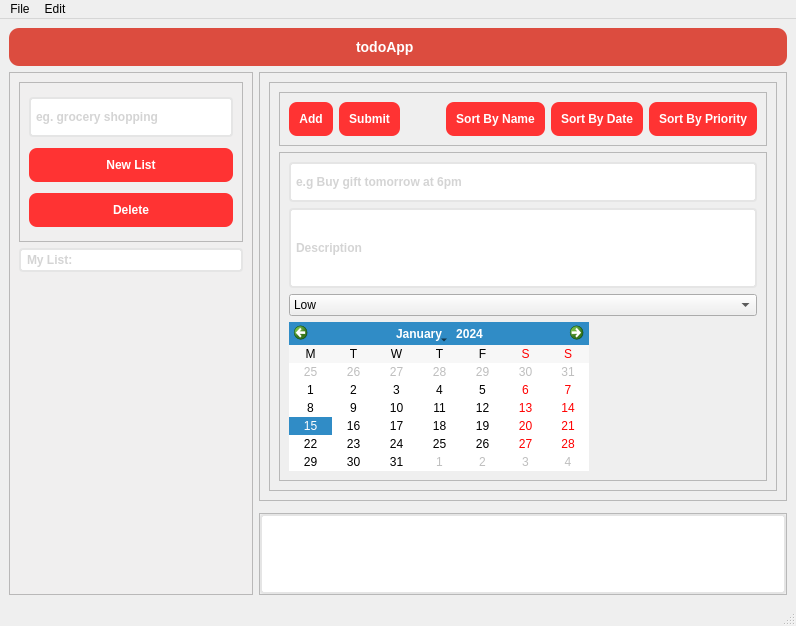
<?xml version="1.0" encoding="UTF-8"?>
<ui version="4.0">
 <class>MainWindow</class>
 <widget class="QMainWindow" name="MainWindow">
  <property name="geometry">
   <rect>
    <x>0</x>
    <y>0</y>
    <width>796</width>
    <height>626</height>
   </rect>
  </property>
  <property name="minimumSize">
   <size>
    <width>0</width>
    <height>40</height>
   </size>
  </property>
  <property name="windowTitle">
   <string>MainWindow</string>
  </property>
  <widget class="QWidget" name="centralwidget">
   <property name="styleSheet">
    <string notr="true"/>
   </property>
   <layout class="QGridLayout" name="gridLayout">
    <item row="1" column="1">
     <widget class="QFrame" name="contentFrame">
      <property name="styleSheet">
       <string notr="true"/>
      </property>
      <property name="frameShape">
       <enum>QFrame::StyledPanel</enum>
      </property>
      <property name="frameShadow">
       <enum>QFrame::Raised</enum>
      </property>
      <layout class="QVBoxLayout" name="verticalLayout_2">
       <item>
        <widget class="QFrame" name="addToDoList">
         <property name="frameShape">
          <enum>QFrame::StyledPanel</enum>
         </property>
         <property name="frameShadow">
          <enum>QFrame::Raised</enum>
         </property>
         <layout class="QVBoxLayout" name="verticalLayout_7">
          <item>
           <widget class="QFrame" name="addRight">
            <property name="styleSheet">
             <string notr="true">QPushButton
{
	background-color: #ff3333;
	color: #fff;
	font-size: 12px;
	font-weight: bold;
	border-radius: 8px;
	padding: 10px;
}

QPushButton::disabled
{
	background-color: #5c5c5c;

}


QPushButton::pressed
{
	background-color: #ff4747;

}

QPushButton::hover
{
	background-color: #8E8E8E;

}</string>
            </property>
            <property name="frameShape">
             <enum>QFrame::StyledPanel</enum>
            </property>
            <property name="frameShadow">
             <enum>QFrame::Raised</enum>
            </property>
            <layout class="QHBoxLayout" name="horizontalLayout_2">
             <item>
              <widget class="QPushButton" name="addNewBtn">
               <property name="styleSheet">
                <string notr="true">QPushButton
{
	background-color: #ff3333;
	color: #fff;
	font-size: 12px;
	font-weight: bold;
	border-radius: 8px;
	padding: 10px;
}

QPushButton::disabled
{
	background-color: #5c5c5c;

}


QPushButton::pressed
{
	background-color: #ff4747;

}

QPushButton::hover
{
	background-color: #8E8E8E;

}</string>
               </property>
               <property name="text">
                <string>Add</string>
               </property>
              </widget>
             </item>
             <item>
              <widget class="QPushButton" name="pushButton">
               <property name="text">
                <string>Submit</string>
               </property>
              </widget>
             </item>
             <item>
              <spacer name="horizontalSpacer_3">
               <property name="orientation">
                <enum>Qt::Horizontal</enum>
               </property>
               <property name="sizeHint" stdset="0">
                <size>
                 <width>40</width>
                 <height>20</height>
                </size>
               </property>
              </spacer>
             </item>
             <item>
              <widget class="QPushButton" name="pushButton_3">
               <property name="text">
                <string>Sort By Name</string>
               </property>
              </widget>
             </item>
             <item>
              <widget class="QPushButton" name="pushButton_2">
               <property name="text">
                <string>Sort By Date</string>
               </property>
              </widget>
             </item>
             <item>
              <widget class="QPushButton" name="prirSortButton">
               <property name="text">
                <string>Sort By Priority</string>
               </property>
              </widget>
             </item>
            </layout>
           </widget>
          </item>
          <item>
           <widget class="QFrame" name="addLeft">
            <property name="styleSheet">
             <string notr="true"/>
            </property>
            <property name="frameShape">
             <enum>QFrame::StyledPanel</enum>
            </property>
            <property name="frameShadow">
             <enum>QFrame::Raised</enum>
            </property>
            <layout class="QVBoxLayout" name="verticalLayout_3">
             <item>
              <widget class="QLineEdit" name="newTaskLineEdit">
               <property name="minimumSize">
                <size>
                 <width>0</width>
                 <height>40</height>
                </size>
               </property>
               <property name="styleSheet">
                <string notr="true">/*-----QLineEdit-----*/
QLineEdit
{
	background-color: #FFFFFF;
	color: #D4D4D4;
	font-weight: bold;
	border: solid;
	border-width: 2px;
	border-radius: 4px;
	border-color: #E5E5E5;
	padding: 3px;

}</string>
               </property>
               <property name="text">
                <string>e.g Buy gift tomorrow at 6pm</string>
               </property>
              </widget>
             </item>
             <item>
              <widget class="QLineEdit" name="newTaskDesLineEdit">
               <property name="minimumSize">
                <size>
                 <width>0</width>
                 <height>80</height>
                </size>
               </property>
               <property name="styleSheet">
                <string notr="true">/*-----QLineEdit-----*/
QLineEdit
{
	background-color: #FFFFFF;
	color: #D4D4D4;
	font-weight: bold;
	border: solid;
	border-width: 2px;
	border-radius: 4px;
	border-color: #E5E5E5;
	padding: 3px;

}</string>
               </property>
               <property name="text">
                <string>Description</string>
               </property>
              </widget>
             </item>
             <item>
              <widget class="QComboBox" name="comboBox">
               <item>
                <property name="text">
                 <string>Low</string>
                </property>
               </item>
               <item>
                <property name="text">
                 <string>Medium</string>
                </property>
               </item>
               <item>
                <property name="text">
                 <string>High</string>
                </property>
               </item>
              </widget>
             </item>
             <item>
              <widget class="QCalendarWidget" name="calendarWidget">
               <property name="maximumSize">
                <size>
                 <width>300</width>
                 <height>180</height>
                </size>
               </property>
               <property name="styleSheet">
                <string notr="true"/>
               </property>
               <property name="gridVisible">
                <bool>false</bool>
               </property>
               <property name="horizontalHeaderFormat">
                <enum>QCalendarWidget::SingleLetterDayNames</enum>
               </property>
               <property name="verticalHeaderFormat">
                <enum>QCalendarWidget::NoVerticalHeader</enum>
               </property>
               <property name="navigationBarVisible">
                <bool>true</bool>
               </property>
               <property name="dateEditEnabled">
                <bool>true</bool>
               </property>
              </widget>
             </item>
            </layout>
           </widget>
          </item>
         </layout>
        </widget>
       </item>
      </layout>
     </widget>
    </item>
    <item row="0" column="0" colspan="2">
     <widget class="QFrame" name="titleBarFrame">
      <property name="sizePolicy">
       <sizepolicy hsizetype="Preferred" vsizetype="Preferred">
        <horstretch>0</horstretch>
        <verstretch>0</verstretch>
       </sizepolicy>
      </property>
      <property name="styleSheet">
       <string notr="true">QFrame 
{
	background-color: #DC4C3F;
	color: #FFFFFF;
	border-radius: 10px;
}</string>
      </property>
      <property name="frameShape">
       <enum>QFrame::StyledPanel</enum>
      </property>
      <property name="frameShadow">
       <enum>QFrame::Raised</enum>
      </property>
      <layout class="QHBoxLayout" name="horizontalLayout">
       <item>
        <spacer name="horizontalSpacer_2">
         <property name="orientation">
          <enum>Qt::Horizontal</enum>
         </property>
         <property name="sizeHint" stdset="0">
          <size>
           <width>40</width>
           <height>20</height>
          </size>
         </property>
        </spacer>
       </item>
       <item>
        <widget class="QLabel" name="label_2">
         <property name="styleSheet">
          <string notr="true">QLabel 
{

	font-size: 14px;
	font-weight: bold;
}	
</string>
         </property>
         <property name="text">
          <string>todoApp</string>
         </property>
        </widget>
       </item>
       <item>
        <spacer name="horizontalSpacer">
         <property name="orientation">
          <enum>Qt::Horizontal</enum>
         </property>
         <property name="sizeHint" stdset="0">
          <size>
           <width>336</width>
           <height>20</height>
          </size>
         </property>
        </spacer>
       </item>
       <item>
        <widget class="QLabel" name="plus_image">
         <property name="text">
          <string/>
         </property>
        </widget>
       </item>
       <item>
        <widget class="QLabel" name="profile_image">
         <property name="text">
          <string/>
         </property>
        </widget>
       </item>
      </layout>
     </widget>
    </item>
    <item row="3" column="1">
     <widget class="QScrollArea" name="allNewTasks">
      <property name="widgetResizable">
       <bool>true</bool>
      </property>
      <widget class="QWidget" name="allNewTasksContents">
       <property name="geometry">
        <rect>
         <x>0</x>
         <y>0</y>
         <width>554</width>
         <height>72</height>
        </rect>
       </property>
       <property name="styleSheet">
        <string notr="true">/*-----QLineEdit-----*/
QWidget
{
	background-color: #FFFFFF;
	color: #535452;
	font-weight: bold;
	border: solid;
	border-width: 2px;
	border-radius: 4px;
	border-color: #E5E5E5;
	padding: 3px;

}</string>
       </property>
       <layout class="QVBoxLayout" name="verticalLayout_5">
        <item>
         <spacer name="verticalSpacer">
          <property name="orientation">
           <enum>Qt::Vertical</enum>
          </property>
          <property name="sizeHint" stdset="0">
           <size>
            <width>20</width>
            <height>45</height>
           </size>
          </property>
         </spacer>
        </item>
       </layout>
      </widget>
     </widget>
    </item>
    <item row="1" column="0" rowspan="3">
     <widget class="QFrame" name="frame">
      <property name="minimumSize">
       <size>
        <width>200</width>
        <height>100</height>
       </size>
      </property>
      <property name="maximumSize">
       <size>
        <width>300</width>
        <height>16777215</height>
       </size>
      </property>
      <property name="styleSheet">
       <string notr="true">QFrame 
{
	background-color: #F0EFEF;
}

QPushButton
{
	background-color: #ff3333;
	color: #fff;
	font-size: 12px;
	font-weight: bold;
	border-radius: 8px;
	padding: 10px;
}

QPushButton::disabled
{
	background-color: #5c5c5c;

}


QPushButton::pressed
{
	background-color: #ff4747;

}

QPushButton::hover
{
	background-color: #8E8E8E;

}</string>
      </property>
      <property name="frameShape">
       <enum>QFrame::StyledPanel</enum>
      </property>
      <property name="frameShadow">
       <enum>QFrame::Raised</enum>
      </property>
      <layout class="QVBoxLayout" name="verticalLayout">
       <item>
        <widget class="QFrame" name="listHeaderFrame">
         <property name="minimumSize">
          <size>
           <width>0</width>
           <height>0</height>
          </size>
         </property>
         <property name="maximumSize">
          <size>
           <width>16777215</width>
           <height>160</height>
          </size>
         </property>
         <property name="styleSheet">
          <string notr="true"/>
         </property>
         <property name="frameShape">
          <enum>QFrame::StyledPanel</enum>
         </property>
         <property name="frameShadow">
          <enum>QFrame::Raised</enum>
         </property>
         <layout class="QVBoxLayout" name="verticalLayout_6">
          <item>
           <widget class="QLineEdit" name="newListLineEdit">
            <property name="minimumSize">
             <size>
              <width>0</width>
              <height>40</height>
             </size>
            </property>
            <property name="styleSheet">
             <string notr="true">/*-----QLineEdit-----*/
QLineEdit
{
	background-color: #FFFFFF;
	color: #D4D4D4;
	font-weight: bold;
	border: solid;
	border-width: 2px;
	border-radius: 4px;
	border-color: #E5E5E5;
	padding: 3px;

}
</string>
            </property>
            <property name="text">
             <string>eg. grocery shopping</string>
            </property>
           </widget>
          </item>
          <item>
           <widget class="QPushButton" name="addNewListBtn">
            <property name="styleSheet">
             <string notr="true"/>
            </property>
            <property name="text">
             <string>New List</string>
            </property>
           </widget>
          </item>
          <item>
           <widget class="QPushButton" name="pushButton_4">
            <property name="text">
             <string>Delete</string>
            </property>
           </widget>
          </item>
         </layout>
        </widget>
       </item>
       <item>
        <widget class="QLabel" name="label">
         <property name="maximumSize">
          <size>
           <width>16777215</width>
           <height>24</height>
          </size>
         </property>
         <property name="styleSheet">
          <string notr="true">/*-----QLineEdit-----*/
QLabel
{
	background-color: #FFFFFF;
	color: #D4D4D4;
	font-weight: bold;
	border: solid;
	border-width: 2px;
	border-radius: 4px;
	border-color: #E5E5E5;
	padding: 3px;

}</string>
         </property>
         <property name="text">
          <string>My List:</string>
         </property>
        </widget>
       </item>
       <item>
        <widget class="QFrame" name="listFrame">
         <property name="styleSheet">
          <string notr="true">QFrame
{
	background-color: #F0EFEF;
	color: #585757;
	font-weight: bold;
	border: solid;
	
	border-radius: 4px;

	padding: 3px;

}</string>
         </property>
         <property name="frameShape">
          <enum>QFrame::StyledPanel</enum>
         </property>
         <property name="frameShadow">
          <enum>QFrame::Raised</enum>
         </property>
        </widget>
       </item>
      </layout>
     </widget>
    </item>
   </layout>
  </widget>
  <widget class="QMenuBar" name="menubar">
   <property name="geometry">
    <rect>
     <x>0</x>
     <y>0</y>
     <width>796</width>
     <height>22</height>
    </rect>
   </property>
   <widget class="QMenu" name="menuFile">
    <property name="title">
     <string>File</string>
    </property>
    <addaction name="actionNew"/>
    <addaction name="actionOpen"/>
    <addaction name="actionSave_As"/>
    <addaction name="actionClose"/>
   </widget>
   <widget class="QMenu" name="menuEdit">
    <property name="title">
     <string>Edit</string>
    </property>
    <widget class="QMenu" name="menuMark_Due_Date_As">
     <property name="title">
      <string>Mark Due Date As</string>
     </property>
     <addaction name="actionToday"/>
     <addaction name="actionTomorrow"/>
     <addaction name="actionThis_Weekend"/>
     <addaction name="separator"/>
     <addaction name="actionNone"/>
    </widget>
    <addaction name="actionUndo"/>
    <addaction name="actionRedo"/>
    <addaction name="separator"/>
    <addaction name="actionCut"/>
    <addaction name="actionCopy"/>
    <addaction name="actionPaste"/>
    <addaction name="actionDelete"/>
    <addaction name="actionSelect_All"/>
    <addaction name="separator"/>
    <addaction name="menuMark_Due_Date_As"/>
   </widget>
   <addaction name="menuFile"/>
   <addaction name="menuEdit"/>
  </widget>
  <widget class="QStatusBar" name="statusbar"/>
  <action name="actionNew">
   <property name="text">
    <string>New Reminder</string>
   </property>
  </action>
  <action name="actionOpen">
   <property name="text">
    <string>New List</string>
   </property>
  </action>
  <action name="actionSave_As">
   <property name="text">
    <string>New Group</string>
   </property>
  </action>
  <action name="actionClose">
   <property name="text">
    <string>Close</string>
   </property>
  </action>
  <action name="actionUndo">
   <property name="text">
    <string>Undo</string>
   </property>
  </action>
  <action name="actionRedo">
   <property name="text">
    <string>Redo</string>
   </property>
  </action>
  <action name="actionCut">
   <property name="text">
    <string>Cut</string>
   </property>
  </action>
  <action name="actionCopy">
   <property name="text">
    <string>Copy</string>
   </property>
  </action>
  <action name="actionPaste">
   <property name="text">
    <string>Paste</string>
   </property>
  </action>
  <action name="actionDelete">
   <property name="text">
    <string>Delete</string>
   </property>
  </action>
  <action name="actionSelect_All">
   <property name="text">
    <string>Select All</string>
   </property>
  </action>
  <action name="actionToday">
   <property name="text">
    <string>Today</string>
   </property>
  </action>
  <action name="actionTomorrow">
   <property name="text">
    <string>Tomorrow</string>
   </property>
  </action>
  <action name="actionThis_Weekend">
   <property name="text">
    <string>This Weekend</string>
   </property>
  </action>
  <action name="actionNone">
   <property name="text">
    <string>None</string>
   </property>
  </action>
 </widget>
 <resources/>
 <connections/>
</ui>
